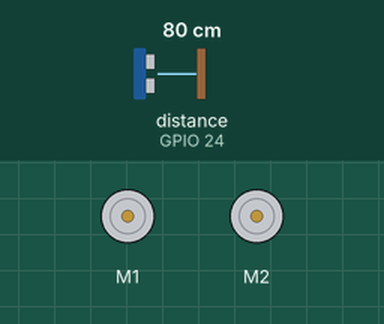
Simulated run of this program. Board: Raspberry Pi (BCM pin numbers). Parts: 2 × DC motor (green arrow = forward, orange = backward, longer = faster). Inputs (shaded band) come from the test bench; at power-on: distance to the obstacle (sensor on GPIO 24) 80 cm. The echo pulse lasts 58.3 µs per cm; motors are numbered in the order the program creates them (left before right in a Robot); what the program prints to the terminal is not drawn.

Above: at 0.24 s.
At 1.2 s:
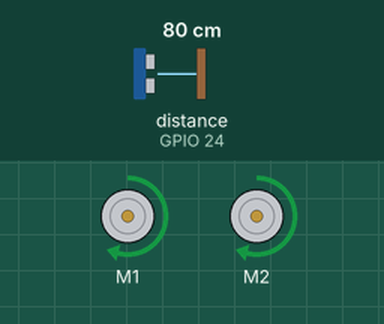
1.3 s: distance to the obstacle (sensor on GPIO 24) set to 28 cm
4.3 s: distance to the obstacle (sensor on GPIO 24) set to 23 cm
At 5.5 s:
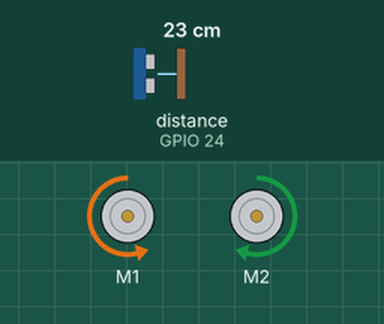
7.3 s: distance to the obstacle (sensor on GPIO 24) set to 35 cm
Timing chart, 0 to 10.3 s (numbered marks = the images above; inputs shaded):
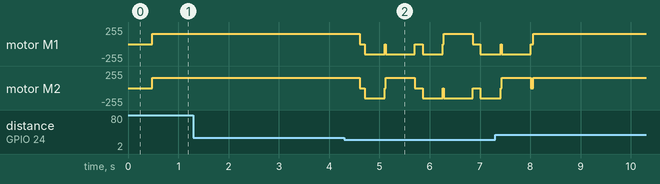

The program:

l298n_2wd_obstacle_avoider.py
```python
#!/usr/bin/env python3
"""
l298n_2wd_obstacle_avoider.py
=============================================================================
2-WHEEL-DRIVE obstacle-avoiding car  --  Raspberry Pi 3B+  --  ONE L298N.

A self-contained indoor/flat-ground demo. No camera, no route, no map:
drive forward, and when the ultrasonic sensor sees something close, stop,
back up, and turn away.

HARDWARE
  * 2 DC motors (left wheel, right wheel), skid steer.
  * 1x L298N motor driver:
        - Channel A  -> LEFT  motor   (ENA = speed, IN1/IN2 = direction)
        - Channel B  -> RIGHT motor   (ENB = speed, IN3/IN4 = direction)
  * 1x HC-SR04 ultrasonic distance sensor.
  * 9 V battery -> L298N +12V (Vs) terminal (motor supply).
        Leave the L298N 5V-EN jumper ON: at 9 V the onboard regulator makes
        the 5 V logic supply for you.
  * Raspberry Pi powered SEPARATELY by a 5 V USB power bank (micro-USB).
  * COMMON GROUND: Pi GND <-> L298N GND <-> 9 V battery (-).

  !!! HC-SR04 ECHO outputs 5 V; the Pi GPIO is 3.3 V only.
      Put a voltage divider on ECHO (1k in series, 2k to GND) -> ~3.3 V.
      See demos/docs/pinout_rpi_l298n_2wd.svg.

PINS (BCM GPIO numbering)
  Left  motor : ENA=GPIO12  IN1=GPIO5   IN2=GPIO6
  Right motor : ENB=GPIO13  IN3=GPIO20  IN4=GPIO21
  HC-SR04     : TRIG=GPIO23 ECHO=GPIO24 (via divider)

RUN   : python3 l298n_2wd_obstacle_avoider.py
STOP  : Ctrl-C  (motors are cut on exit)
TEST WITH THE WHEELS OFF THE GROUND FIRST.
=============================================================================
"""

import time
from gpiozero import Motor, DistanceSensor

# ---------------------------------------------------------------------------
# PIN CONFIG (BCM)
# ---------------------------------------------------------------------------
# LEFT motor -> L298N channel A
LEFT_IN1 = 5      # IN1 (direction)
LEFT_IN2 = 6      # IN2 (direction)
LEFT_ENA = 12     # ENA (PWM speed)
# RIGHT motor -> L298N channel B
RIGHT_IN3 = 20    # IN3 (direction)
RIGHT_IN4 = 21    # IN4 (direction)
RIGHT_ENB = 13    # ENB (PWM speed)
# HC-SR04
TRIG_PIN = 23
ECHO_PIN = 24     # <-- through a 5V->3.3V divider

# ---------------------------------------------------------------------------
# BEHAVIOUR TUNING
# ---------------------------------------------------------------------------
CRUISE_SPEED = 0.6     # forward speed 0.0-1.0 (PWM duty on ENA/ENB)
TURN_SPEED = 0.6       # wheel speed while pivoting
STOP_DISTANCE = 0.25   # metres: obstacle closer than this -> react
REVERSE_TIME = 0.4     # s to back up
TURN_TIME = 0.6        # s to pivot away
LOOP_DELAY = 0.05      # s between sensor reads (~20 Hz)
MAX_DISTANCE = 2.0     # m: sensor clamps here

# ---------------------------------------------------------------------------
# HARDWARE OBJECTS
# ---------------------------------------------------------------------------
# pwm=True drives the ENA/ENB pins as PWM, so left.forward(0.6) spins the
# motor at 60% via the L298N enable input.
left = Motor(forward=LEFT_IN1, backward=LEFT_IN2, enable=LEFT_ENA, pwm=True)
right = Motor(forward=RIGHT_IN3, backward=RIGHT_IN4, enable=RIGHT_ENB, pwm=True)
sensor = DistanceSensor(echo=ECHO_PIN, trigger=TRIG_PIN, max_distance=MAX_DISTANCE)


# ---------------------------------------------------------------------------
# MOVEMENT HELPERS (skid steer: turn by driving the two sides differently)
# ---------------------------------------------------------------------------
def forward(speed=CRUISE_SPEED):
    left.forward(speed)
    right.forward(speed)


def backward(speed=CRUISE_SPEED):
    left.backward(speed)
    right.backward(speed)


def pivot_left(speed=TURN_SPEED):
    left.backward(speed)   # left wheel reverses,
    right.forward(speed)   # right wheel forward -> spins left on the spot


def pivot_right(speed=TURN_SPEED):
    left.forward(speed)
    right.backward(speed)


def stop():
    left.stop()
    right.stop()


# ---------------------------------------------------------------------------
# MAIN LOOP
# ---------------------------------------------------------------------------
def main():
    print("2WD obstacle avoider (1x L298N). Ctrl-C to stop.")
    print("Wheels off the ground for the first test!")
    turn_toggle = True  # alternate turn direction so we don't rock on a wall

    try:
        while True:
            distance = sensor.distance  # metres
            print(f"distance: {distance * 100:5.1f} cm", end="\r")

            if distance <= STOP_DISTANCE:
                stop()
                time.sleep(0.1)
                backward()
                time.sleep(REVERSE_TIME)
                stop()
                (pivot_left if turn_toggle else pivot_right)()
                turn_toggle = not turn_toggle
                time.sleep(TURN_TIME)
                stop()
            else:
                forward()

            time.sleep(LOOP_DELAY)

    except KeyboardInterrupt:
        print("\nStopping (Ctrl-C).")
    finally:
        stop()


if __name__ == "__main__":
    main()
```

Measured:
- the behaviour switches between 26 and 25 cm on distance to the obstacle (sensor on GPIO 24) (found by bisection; images 1 and 2)
- after the input at 1.3 s, every drawn part: stays the same
